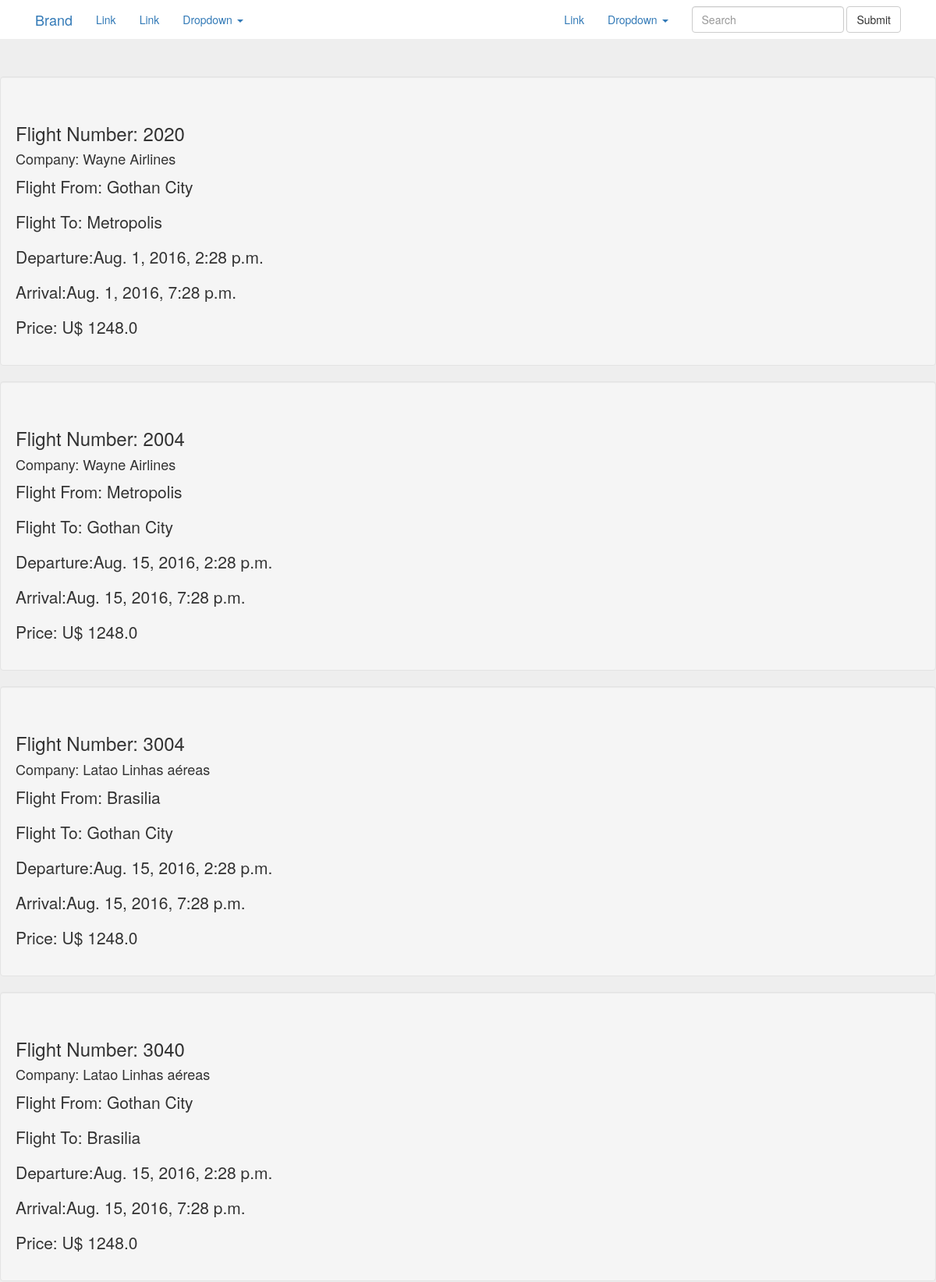
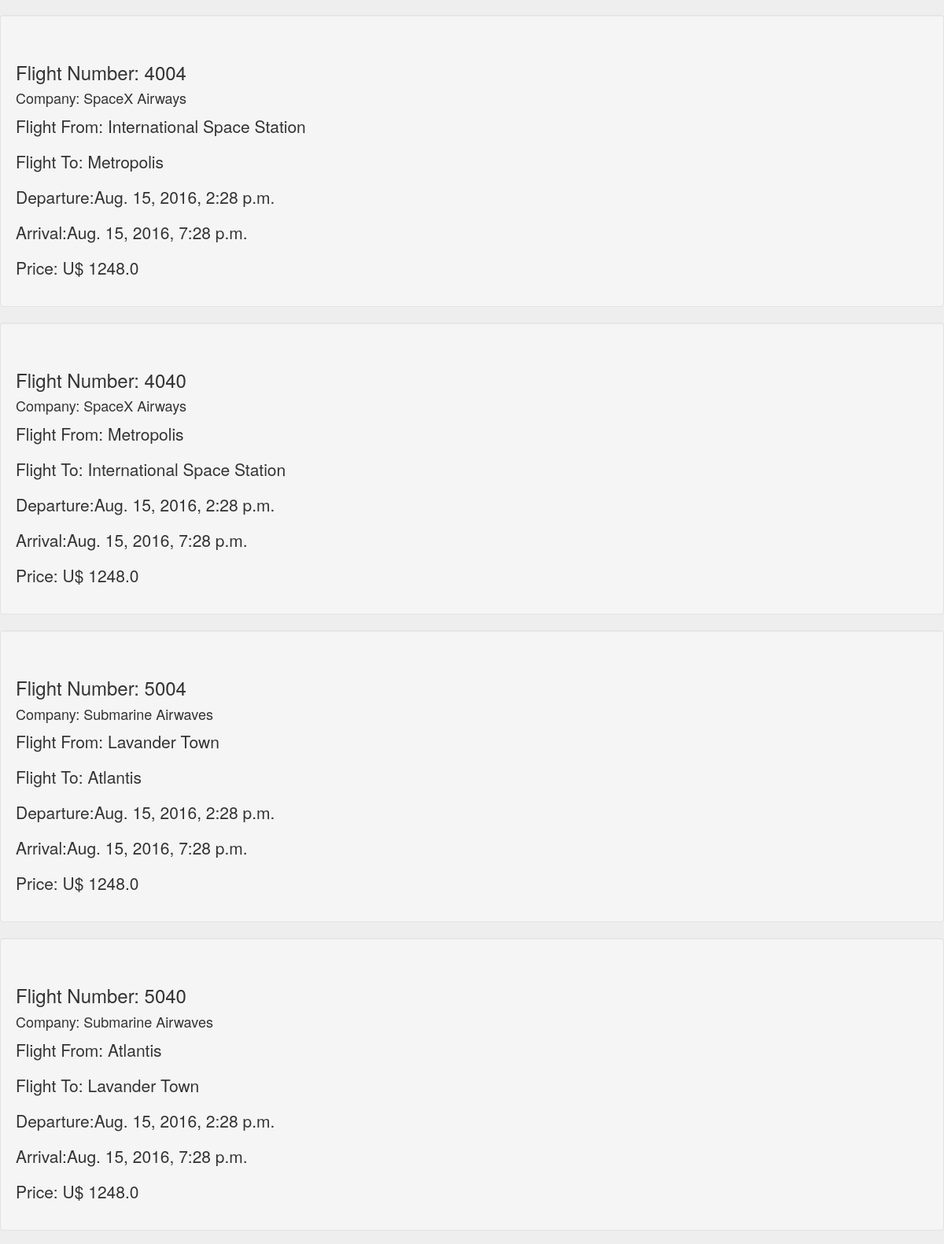
The app's page /flights/ (upper part) with its own data (2 pictures, top to bottom).
### website/models.py (models this page shows, shortened)
class voo(models.Model):
    id = models.IntegerField(primary_key=True)
    id_com_aerea = models.ForeignKey(com_aerea, related_name="voo_com_id")
    data_decolagem = models.DateTimeField()
    data_pouso = models.DateTimeField()
    id_origem = models.ForeignKey(cidade, related_name="voo_id_origem")
    id_destino = models.ForeignKey(cidade, related_name="voo_id_destino")
    preco = models.FloatField()
    assentos_totais = models.IntegerField()

class com_aerea(models.Model):
    id = models.AutoField(primary_key=True)
    name = models.CharField(max_length=30)

class cidade(models.Model):
    id = models.CharField(max_length=3, primary_key=True)
    name = models.CharField(max_length=30)

### website/views.py (the view)
# urls.py: url(r'^flights/$', views.voo_list, name='Full light List'),
def voo_list(request):
    flight = voo.objects.order_by('data_decolagem')
    return render(request, 'website/voo_list.html', {'flight':flight})

### website/templates/website/voo_list.html
{% extends 'website/base.html' %}
{% block content %}
<div class=" jumbotron">
{% for flight in flight %}
    <div class="well">
      <br>
        <h3>Flight Number: {{ flight.id }}</h3>
        <h4>Company: {{flight.id_com_aerea.name}}</h4>
        <p>Flight From: {{ flight.id_origem.name }}</p>
        <p>Flight To: {{ flight.id_destino.name }}</p>
        <p>Departure:{{ flight.data_decolagem }}</p>
        <p>Arrival:{{ flight.data_pouso }}</p>
        <p>Price: U$ {{ flight.preco }}</p>
    </div>
{% endfor %}
</div>
{% endblock %}

### website/templates/website/base.html (shortened to what this page needs)
<!DOCTYPE html>
{% load staticfiles %}
<html lang="en">
<head>
<link rel="stylesheet" href="{% static 'css/bootstrap.css' %}">
</head>
<body>
<nav>
  <div class="container">
    <div class="navbar-header">
      <a class="navbar-brand" href="#">Brand</a> </div>
    <div class="collapse navbar-collapse">
      <ul class="nav navbar-nav">
        <li class="active"><a href="#">Link <span class="sr-only">(current)</span></a> </li>
        <li><a href="#">Link</a> </li>
        <li class="dropdown"> <a href="#" class="dropdown-toggle" data-toggle="dropdown" role="button" aria-expanded="false" aria-haspopup="true">Dropdown <span class="caret"></span></a>
        </li>
      </ul>
      <form class="navbar-form navbar-right" role="search">
        <div class="form-group">
          <input type="text" class="form-control" placeholder="Search">
        </div>
        <button type="submit" class="btn btn-default">Submit</button>
      </form>
      <ul class="nav navbar-nav navbar-right hidden-sm">
        <li><a href="#">Link</a> </li>
        <li class="dropdown"> <a href="#" class="dropdown-toggle" data-toggle="dropdown" role="button" aria-expanded="false" aria-haspopup="true">Dropdown <span class="caret"></span></a>
        </li>
      </ul>
    </div>
  </div>
</nav>
{% block content %}
{% endblock %}
</body>
</html>

### records on screen
voo: id "2020", id_com_aerea.name "Wayne Airlines", id_origem.name "Gothan City", id_destino.name "Metropolis", data_decolagem "Aug. 1, 2016, 2:28 p.m.", data_pouso "Aug. 1, 2016, 7:28 p.m.", preco "1248.0"
voo: id "2004", id_com_aerea.name "Wayne Airlines", id_origem.name "Metropolis", id_destino.name "Gothan City", data_decolagem "Aug. 15, 2016, 2:28 p.m.", data_pouso "Aug. 15, 2016, 7:28 p.m.", preco "1248.0"
voo: id "3004", id_com_aerea.name "Latao Linhas aéreas", id_origem.name "Brasilia", id_destino.name "Gothan City", data_decolagem "Aug. 15, 2016, 2:28 p.m.", data_pouso "Aug. 15, 2016, 7:28 p.m.", preco "1248.0"
voo: id "3040", id_com_aerea.name "Latao Linhas aéreas", id_origem.name "Gothan City", id_destino.name "Brasilia", data_decolagem "Aug. 15, 2016, 2:28 p.m.", data_pouso "Aug. 15, 2016, 7:28 p.m.", preco "1248.0"
voo: id "4004", id_com_aerea.name "SpaceX Airways", id_origem.name "International Space Station", id_destino.name "Metropolis", data_decolagem "Aug. 15, 2016, 2:28 p.m.", data_pouso "Aug. 15, 2016, 7:28 p.m.", preco "1248.0"
voo: id "4040", id_com_aerea.name "SpaceX Airways", id_origem.name "Metropolis", id_destino.name "International Space Station", data_decolagem "Aug. 15, 2016, 2:28 p.m.", data_pouso "Aug. 15, 2016, 7:28 p.m.", preco "1248.0"
voo: id "5004", id_com_aerea.name "Submarine Airwaves", id_origem.name "Lavander Town", id_destino.name "Atlantis", data_decolagem "Aug. 15, 2016, 2:28 p.m.", data_pouso "Aug. 15, 2016, 7:28 p.m.", preco "1248.0"
voo: id "5040", id_com_aerea.name "Submarine Airwaves", id_origem.name "Atlantis", id_destino.name "Lavander Town", data_decolagem "Aug. 15, 2016, 2:28 p.m.", data_pouso "Aug. 15, 2016, 7:28 p.m.", preco "1248.0"
